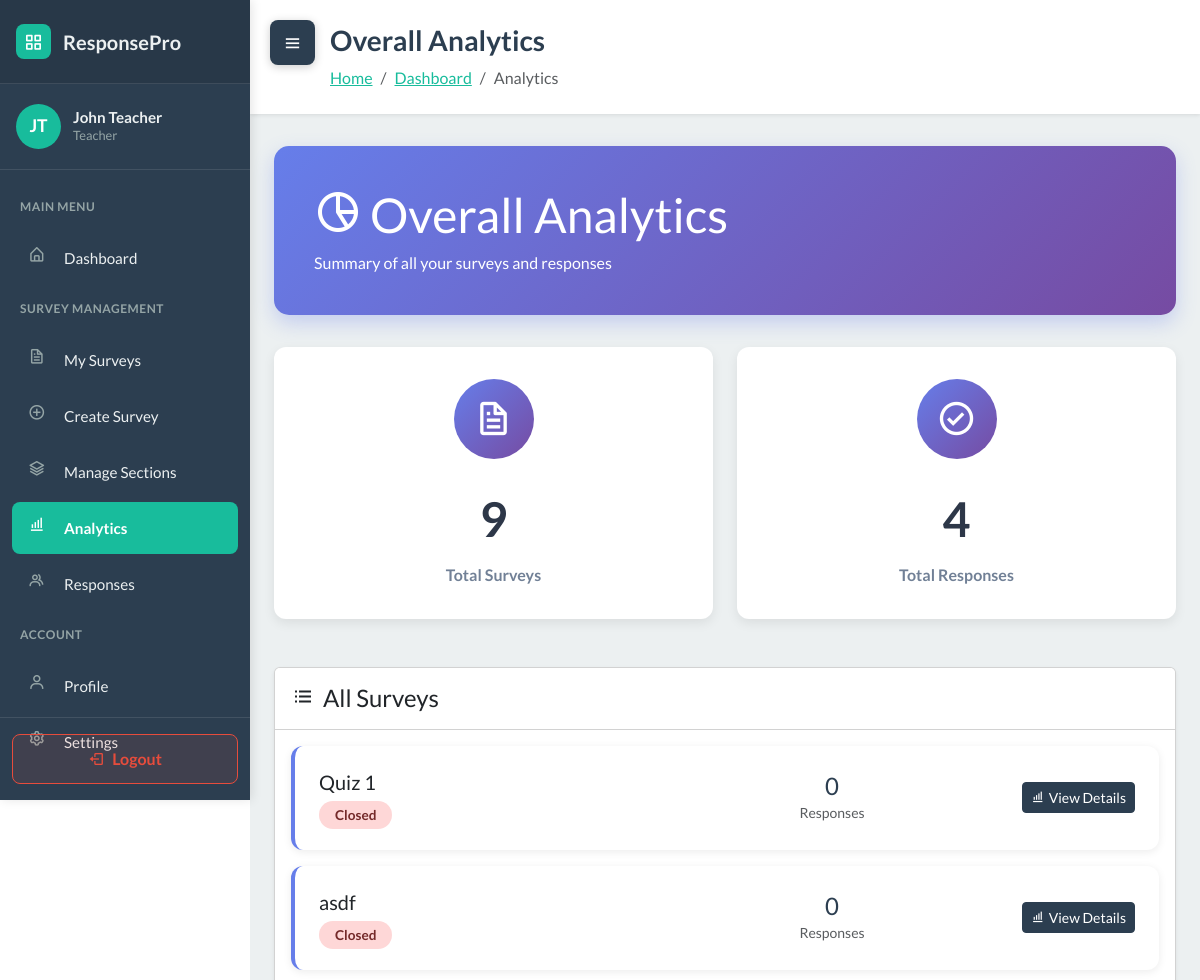
Page /analytics/ (signed in, upper part) on the earlier database version.
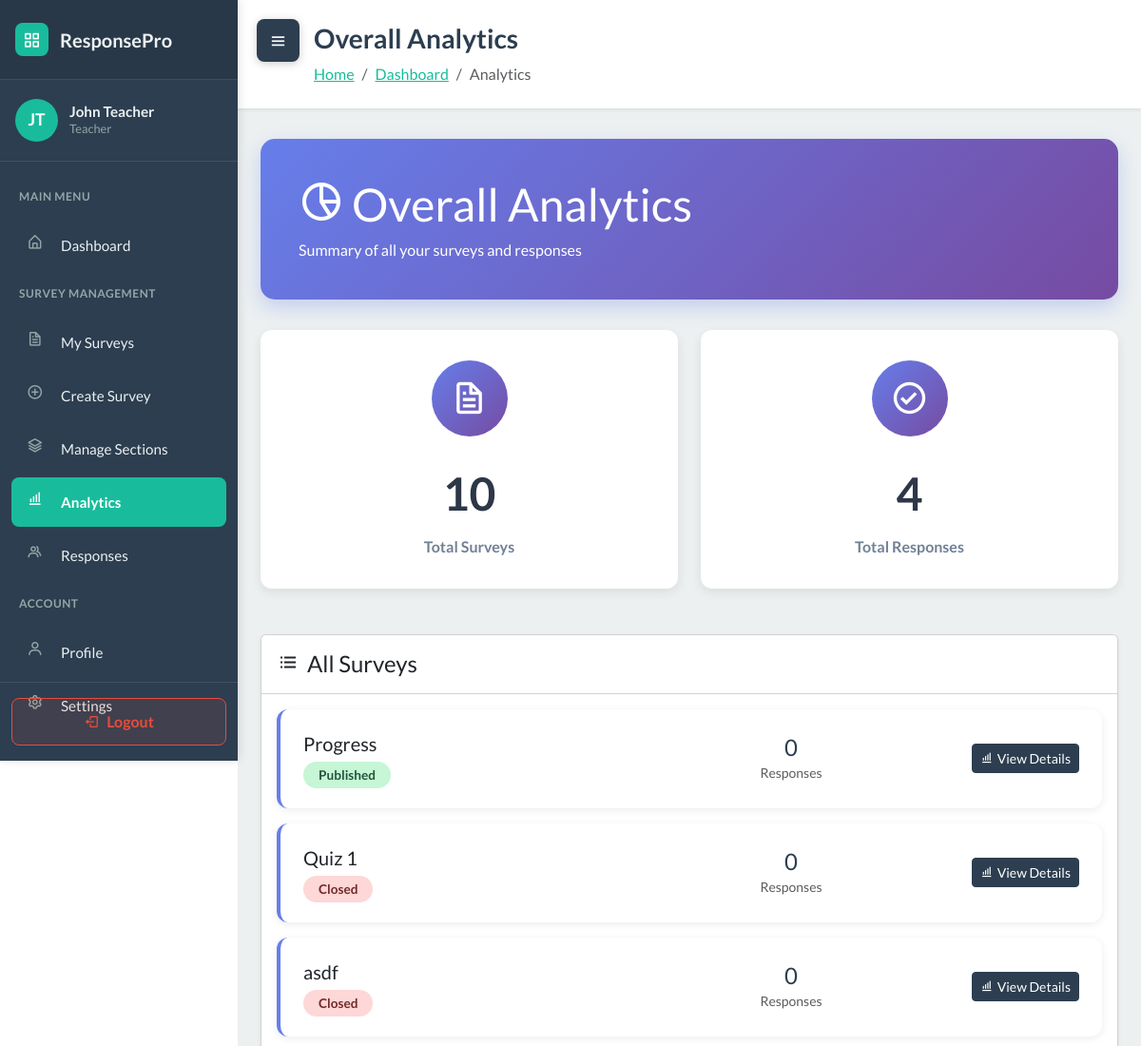
Same page on the later database version.
### WebSurvey/models.py (models this page shows, shortened)
class Survey(models.Model):
    STATUS_CHOICES = [
        ('draft', 'Draft'),
        ('published', 'Published'),
        ('closed', 'Closed'),
    ]
    title = models.CharField(max_length=255)
    description = models.TextField(blank=True)
    teacher = models.ForeignKey(User, on_delete=models.CASCADE, related_name='surveys')
    sections = models.ManyToManyField(Section, blank=True, related_name='surveys')
    status = models.CharField(max_length=20, choices=STATUS_CHOICES, default='draft')
    total_points = models.IntegerField(default=0)
    time_limit = models.IntegerField(null=True, blank=True, help_text="Time limit in minutes")
    due_date = models.DateTimeField(null=True, blank=True)
    created_at = models.DateTimeField(auto_now_add=True)
    updated_at = models.DateTimeField(auto_now=True)
    class Meta:
        ordering = ['-created_at']

### WebSurvey/views.py (the view)
# urls.py: path('analytics/', views.overall_analytics, name='overall_analytics'),
@login_required
def overall_analytics(request):
    if request.user.role != 'teacher':
        messages.error(request, "Access denied. Teacher account required.")
        return redirect('dashboard')
    teacher = request.user
    total_surveys = Survey.objects.filter(teacher=teacher).count()
    total_responses = StudentResponse.objects.filter(
        survey__teacher=teacher,
        is_submitted=True
    ).count()
    surveys = Survey.objects.filter(teacher=teacher).annotate(
        response_count=Count('responses', filter=Q(responses__is_submitted=True))
    ).order_by('-created_at')
    paginator = Paginator(surveys, 10)  # 10 surveys per page
    page_number = request.GET.get('page')
    page_obj = paginator.get_page(page_number)
    context = {
        'total_surveys': total_surveys,
        'total_responses': total_responses,
        'page_obj': page_obj,
    }
    return render(request, 'overall_analytics.html', context)

### WebSurvey/services.py (called while the page is built)
def auto_close_due_surveys():
    now = timezone.now()
    overdue_ids = []
    for survey in Survey.objects.filter(status='published', due_date__isnull=False):
        due = survey.due_date
        if due is None:
            continue
        if timezone.is_naive(due):
            due = timezone.make_aware(due, timezone.get_current_timezone())
        if due <= now:
            overdue_ids.append(survey.id)
    if overdue_ids:
        Survey.objects.filter(id__in=overdue_ids).update(status='closed')
    return now

### WebSurvey/templates/overall_analytics.html (shortened to what the changed rows need)
<!DOCTYPE html>
{% load static %}
<html data-bs-theme="light" lang="en">
<head>
    <link rel="stylesheet" href="https://cdn.jsdelivr.net/npm/bootswatch@5.3.6/dist/flatly/bootstrap.min.css">
    <link rel="stylesheet" href="https://cdn.jsdelivr.net/npm/boxicons@latest/css/boxicons.min.css">
    <link rel="stylesheet" href="{% static 'css/dashboard-sidebar.css' %}">
    <link rel="stylesheet" href="{% static 'css/bss-overrides.css' %}">
</head>
<body>
    <main class="dashboard-content" id="mainContent">
        <div class="content-header">
            <h1>Overall Analytics</h1>
        </div>
        <div class="container-fluid px-4 pb-5">
            <div class="analytics-header">
                <h1 class="mb-2">
                    <i class="bx bx-pie-chart-alt-2 me-2"></i>Overall Analytics
                </h1>
            </div>
            <div class="row mb-4">
                <div class="col-md-6">
                    <div class="stat-card">
                        <div class="stat-icon">
                            <i class="bx bx-file"></i>
                        </div>
                        <div class="stat-value">{{ total_surveys }}</div>
                        <div class="stat-label">Total Surveys</div>
                    </div>
                </div>
            </div>
            <div class="row">
                <div class="col-12">
                    <div class="card shadow-sm">
                        <div class="card-body">
                            {% if page_obj %}
                                {% for survey in page_obj %}
                                    <div class="survey-card">
                                        <div class="row align-items-center">
                                            <div class="col-md-6">
                                                <h5 class="mb-2">{{ survey.title }}</h5>
                                                <span class="status-badge status-{{ survey.status }}">
                                                    {{ survey.status|title }}
                                                </span>
                                            </div>
                                            <div class="col-md-3 text-center">
                                                <div class="h4 mb-0 text-primary">{{ survey.response_count }}</div>
                                                <small class="text-muted">Responses</small>
                                            </div>
                                            <div class="col-md-3 text-end">
                                                <a href="{% url 'survey_analytics' survey.id %}" class="btn btn-primary btn-sm">
                                                    <i class="bx bx-bar-chart-alt me-1"></i>View Details
                                                </a>
                                            </div>
                                        </div>
                                    </div>
                                {% endfor %}
                            {% endif %}
                        </div>
                    </div>
                </div>
            </div>
        </div>
    </main>
</body>
</html>

Differences in the rows shown:
added Survey: title "Progress", status "Published", response_count "0"
Other differences:
{{ total_surveys }}: "9" → "10"
